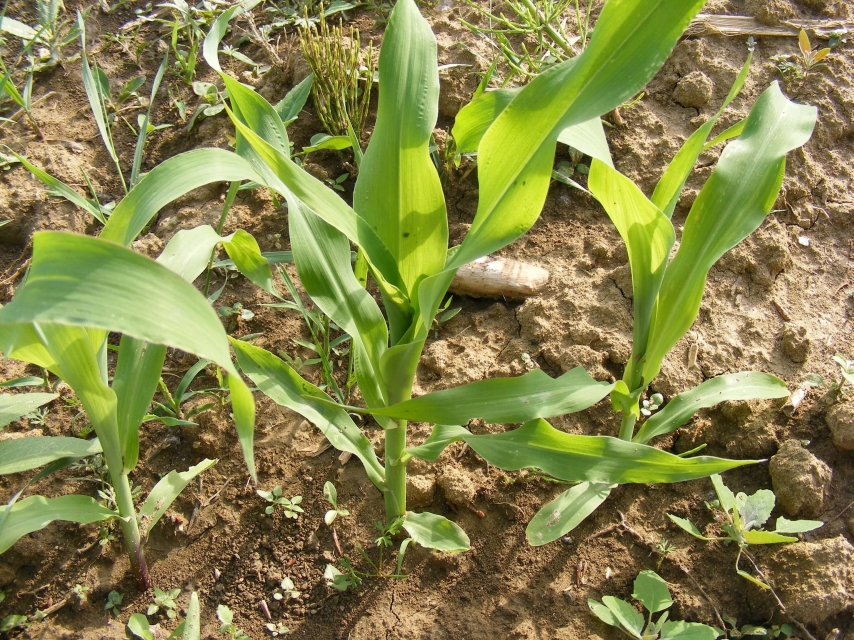
#> input picture ErvasDaninhas.png, 2560 x 1920 px (shown at 1/3 size)
$ python canny.py
#> lines starting #> are read from the running program, lines starting #| are printed output that depends on the picture; after the words box and inside, x2 and y2 are one past the last pixel; in counts of white or black regions, pixels touching at a corner belong together
import cv2
import numpy as np
from matplotlib import pyplot as plt

# Carrega a imagem .png
frame = cv2.imread('ErvasDaninhas.png')
#> frame is the input picture: shape (1920, 2560, 3); mean B, G, R 75.2, 132.7, 133.5
frame = cv2.resize(frame, (500, 400)) # Ajustando as Dimensoes
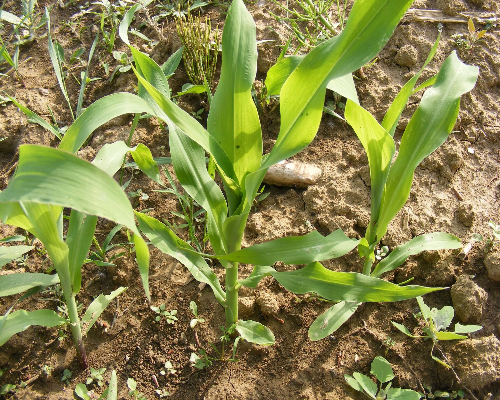
#> frame: shape (400, 500, 3); mean B, G, R 75.1, 132.6, 133.4

# Inicializa contador de objetos
total_counter = 0
tracked_objects = set()

#Converter quadro para HSV
hsv_frame = cv2.cvtColor(frame, cv2.COLOR_BGR2HSV)
#> hsv_frame: shape (400, 500, 3); mean H, S, V 28.2, 130.7, 143.7

#Definir range de cor verde HSV
lower_green = np.array([25, 50, 50])
upper_green = np.array([85, 255, 255])

#Threshold HSV
mask = cv2.inRange(hsv_frame, lower_green, upper_green)
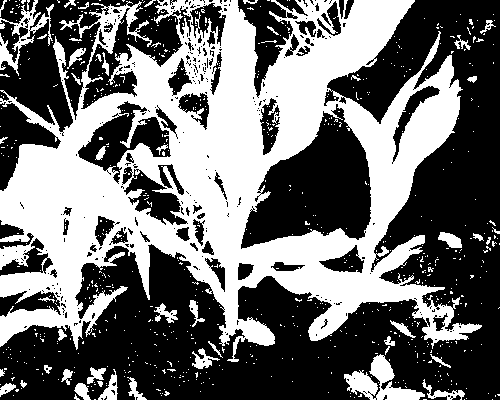
#> mask: shape (400, 500); 43.3% white; 729 white regions (681 under 20 px), largest, box (x1, y1, x2, y2) and area: (0, 0, 482, 362) 78742, (344, 354, 425, 400) 1539, (0, 0, 54, 76) 1011

# Detectando Bordas utilizando o algoritmo de Canny
borda = cv2.Canny(mask,500,400)
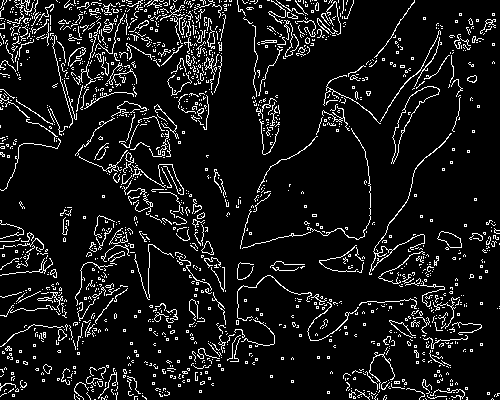
#> borda: shape (400, 500); 8.9% white in thin lines or dots


# Dividindo em (H x W) regioes menores
height, width = mask.shape[:2]
#> height = 400; width = 500
region_height = height // 20
#> region_height = 20
region_width = width // 20
#> region_width = 25

# Inicializar Contadores
weed_regions = 0
total_region = 0

# limite de frequencia de borda
edge_threshold = 100

# Loop sobre cada regiao
for i in range(20):
    for j in range(20):
        # Coordenadas da regiao
        start_x = j * region_width
        end_x = (j + 1) * region_width
        start_y = i * region_height
        end_y = (i + 1) * region_height

        # Extrair a regiao da imagem
        region = mask[start_y:end_y, start_x:end_x]

        # Usar o algoritmo Canny de deteccao de bordas
        edges = cv2.Canny(region, 100, 200)

        # Contar o numero de pixels da borda
        edge_count = np.count_nonzero(edges)

        # Determinar se a regiao contem ervas daninhas baseados na frequencia de bordas (a cultura possui folhas mais longas, por isso frequencia menor)
        if edge_count > edge_threshold:  # Adjust threshold as needed
            # Draw a white square over the region
            frame = cv2.rectangle(frame, (start_x, start_y), (end_x, end_y), (255, 255, 255), -1)
            weed_regions += 1

        total_region += 1
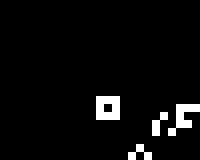
#> edges: shape (20, 25) (shown 8 times larger); 4.2% white in thin lines or dots, all inside (x1, y1, x2, y2) = (12, 12, 25, 20)
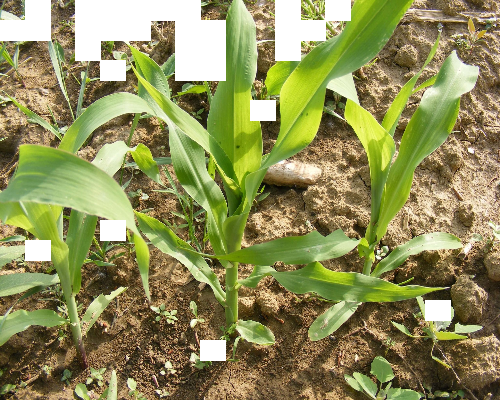
#> frame: shape (400, 500, 3); 7.65% of pixels changed, all inside (x1, y1, x2, y2) = (0, 0, 451, 361)
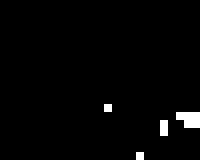
#> region: shape (20, 25) (shown 8 times larger); 1.8% white in thin lines or dots, all inside (x1, y1, x2, y2) = (13, 13, 25, 20)
#> after the loop, total_region = 400; weed_regions = 29

# Mostrar o Resultado
cv2.imshow("Borda", borda)
cv2.imshow("edge", edges)
cv2.imshow("Result", frame)
cv2.waitKey(0)
cv2.destroyAllWindows()
